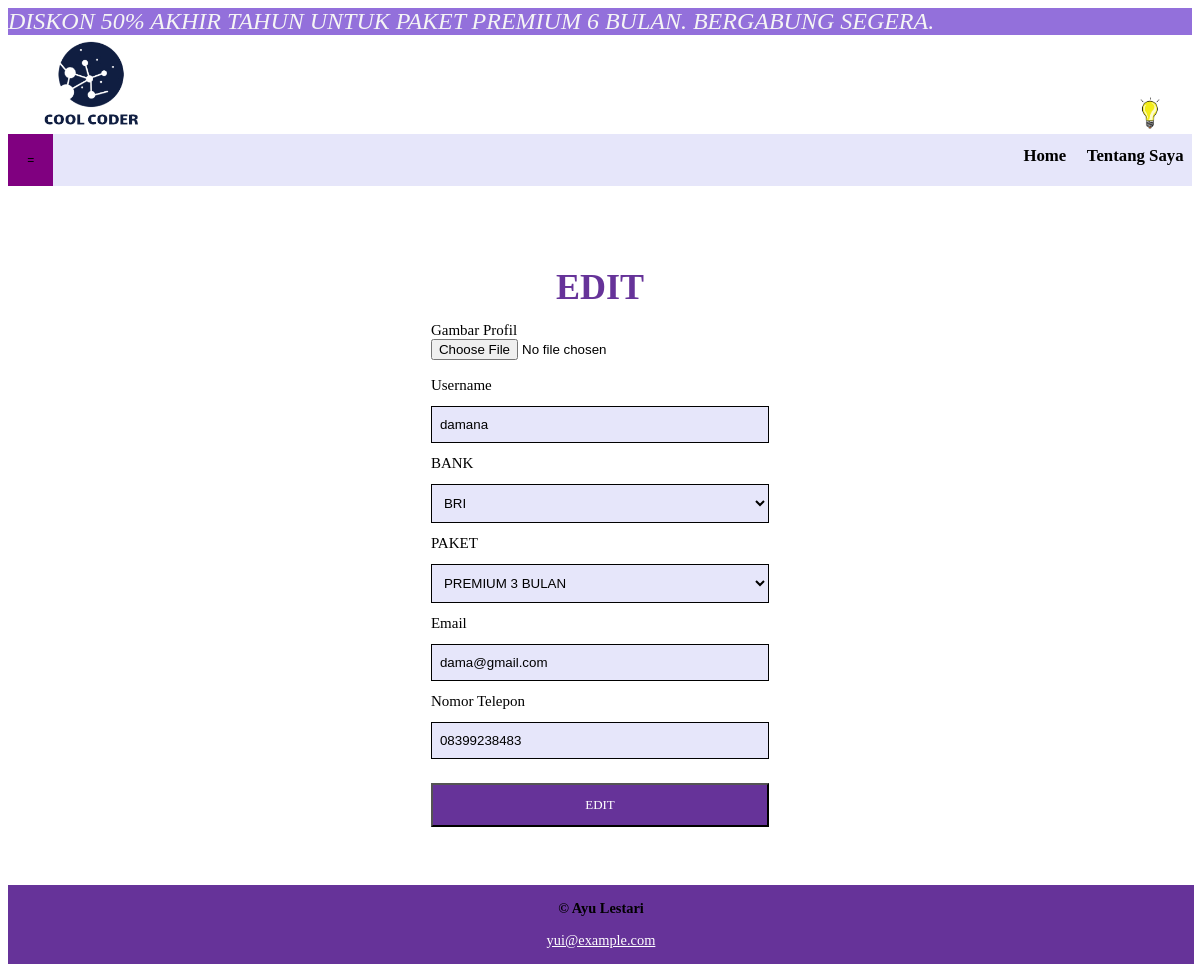
/crud/edit.php?id=48, run on an earlier commit of the app's database.
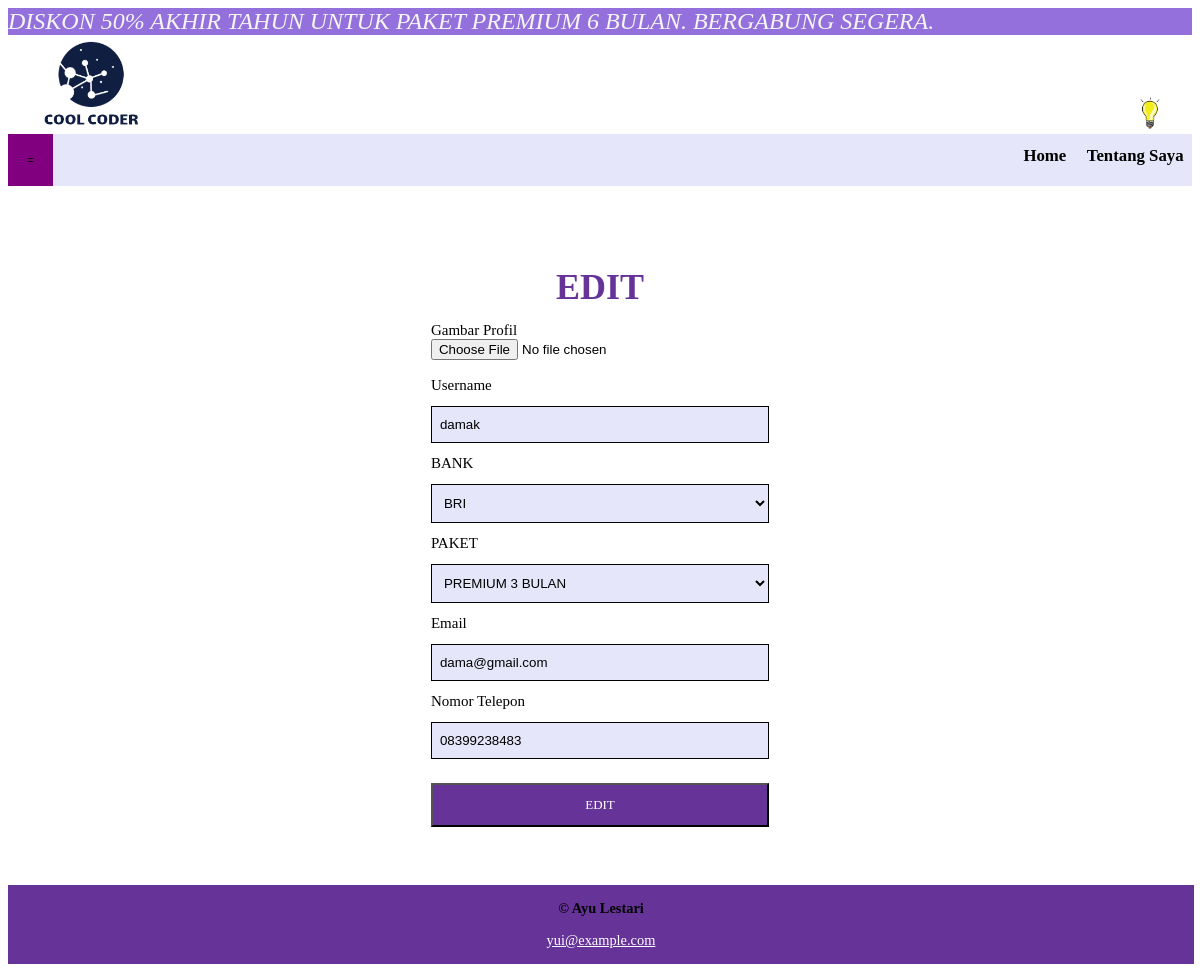
And on a later commit of the database.
### tables this page shows
CREATE TABLE `member_web` (
  `id` int(11) NOT NULL,
  `picture` varchar(150) NOT NULL,
  `nama` varchar(15) NOT NULL,
  `bank` varchar(10) NOT NULL,
  `paket` varchar(255) NOT NULL,
  `email` varchar(255) NOT NULL,
  `no` varchar(13) NOT NULL,
  `waktu` timestamp NOT NULL DEFAULT current_timestamp() ON UPDATE current_timestamp()
);

### crud/edit.php (the view, shortened to what this page needs)
<?php
    require 'koneksi.php';
    if(isset($_GET['id'])){
        $id = $_GET['id'];}
    $hasil = mysqli_query($connect, "SELECT * FROM member_web WHERE id='$id'");
    $baris = mysqli_fetch_array($hasil);
?>
<!DOCTYPE html>
<html>
<head>
    <link rel="stylesheet" href="../css/home.css">
    <link rel="stylesheet" href="../css/php-in.css">
</head>
<body >
    <marquee  behavior="alternate" style="font-style: oblique;font-size: 2vw; color: whitesmoke; background-color:mediumpurple;"> DISKON 50% AKHIR TAHUN UNTUK PAKET PREMIUM 6 BULAN. BERGABUNG SEGERA.</marquee>
    <img src="../logo/cool coder.png" style="max-height: 14%; max-width: 14%;margin-bottom: -4%;margin-top: -2%;"/>
    <button id="toggle" class="button" style="max-width:2vw;max-height: 5vh; border:none;background-color: transparent;margin-left:78vw ;"><img src="../logo/lamp.png" style="max-width:5vw;max-height: 5vh;/">
    </button>
    <div class="nav">
        <div class="left-links">
            <div class="dropdown" style="display:inline-block;">
                <button class="dropbtn" style="background-color:purple;color: black;">=</button>
            </div>
        </div>
        <div class="right-links">
            <a class="links" href="../index.html"style="font-size:1.4vw;">&nbsp Home &nbsp</a>
            <a class="links" href="../aboutme.html"style="font-size:1.4vw;">&nbsp Tentang Saya &nbsp</a>
        </div>
    </div>
    <div class="content">
    <p>&nbsp</p>
    <main id="dark">
    <h2 class="text" align="center">EDIT</h2>
    <div class="inputan">
            <form action="" method = "post" enctype = "multipart/form-data">
                <label for="">Gambar Profil</label><br>
                <input type="file" name="picture" id="picture" required value=<?=$baris['picture']?> ><br><br>
                <label for="Username"> Username </label>
                    <input required placeholder="Username" id="nama" name="nama" type="text" value=<?=$baris['nama']?> />
                <br>
                <label for="BANK"> BANK </label>
                <select name="bank" id="bank" required value=<?=$baris['bank']?>>
                    <option value="BRI" <?=$baris['bank']=="BRI"?"selected":''?>>BRI</option>
                </select>
                <br>
                <label for="PAKET"> PAKET </label>
                <select name="paket" id="paket" required>
                    <option value="3 BULAN" <?=$baris['paket']=="3 BULAN"?"selected":''?>>PREMIUM 3 BULAN</option>
                </select>
                <br>
                <label for="email"> Email </label>
                 <input required placeholder="Email" id="email" name="email"  type="email" value=<?=$baris['email']?>>
                <br>
                <label for="nomor"> Nomor Telepon </label>
                <input required placeholder="08XXXXXXXXX" id="no" name="no" type="text"
                  value=<?=$baris['no']?>>
                <input type="submit" name="editan" value="EDIT"/>
            </form>
    </div>
 </main>
    <p>&nbsp</p>
    </div>
    <div class="footer">
        <p><b>© Ayu Lestari</b></p>
        <p ><a href="mailto:ayukdds@gmail.com" style="color: white;">yui@example.com</a></p>
    </div>
</body>
</html>

What changed in the data, as far as the page shows it:
changed member_web "BRI": nama "damana" → "damak"
